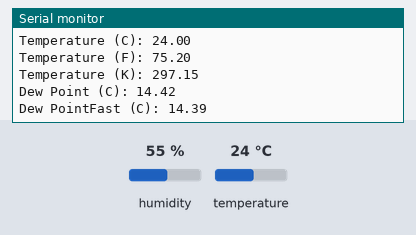
The sketch below on a simulated Arduino Uno, built with avr-gcc and run on an emulated ATmega328P. On the bench: the last lines printed to the serial monitor. The test bench sets the inputs (shaded band); at power-on: humidity 55 %, temperature 24 °C.

Above: at 2.9 s.
3.0 s: humidity set to 22 %
At 4.8 s:
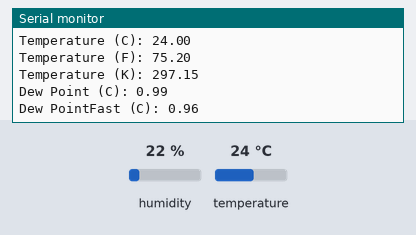
5.8 s: temperature set to 12 °C
At 7.1 s:
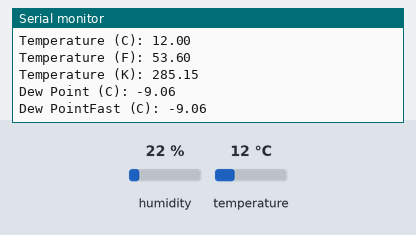
8.6 s: humidity set to 40 %
At 11.8 s:
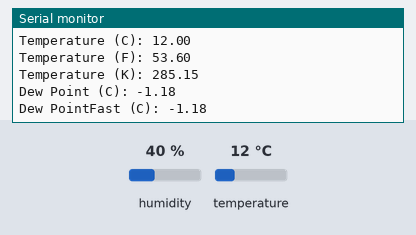
Timing chart, 0 to 13.3 s (numbered marks = the images above; inputs shaded):
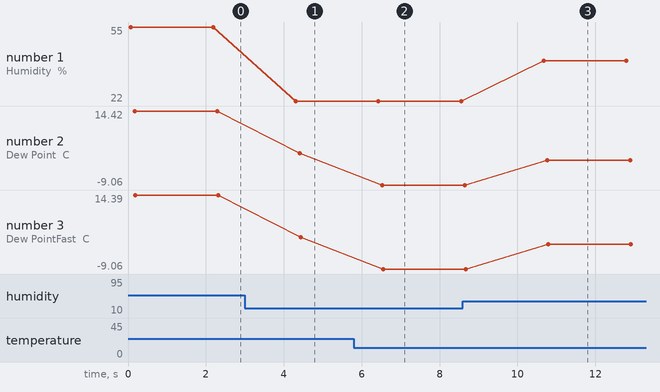

Measured:
- after the input at 3.0 s, the serial monitor: prints a new line after 1.3 s (image 1)
- after the input at 5.8 s, the serial monitor: prints a new line after 0.65 s (image 2)
- after the input at 8.6 s, the serial monitor: prints a new line after 2.1 s (image 3)
- plotted number 1: 55 → 22 after the input at 3.0 s, 22 → 40 after the input at 8.6 s
- plotted number 2: 14.42 → 0.99 after the input at 3.0 s, 0.99 → -9.06 after the input at 5.8 s, -9.06 → -1.18 after the input at 8.6 s
- plotted number 3: 14.39 → 0.96 after the input at 3.0 s, 0.96 → -9.06 after the input at 5.8 s, -9.06 → -1.18 after the input at 8.6 s

The sketch:

4_3_8_Read_XHT11.ino
```cpp
/*
 * 文件名 : Read_XHT11
 * 功能   : 读取XHT11温湿度的湿度和温度
 * 编译IDE：ARDUINO 2.3.6
 * 作者   : https://www.keyesrobot.cn/
*/

#include <dht11.h>
#define DHT11PIN 17  //设置连接到DHT11数据引脚上的IO17

dht11 DHT11;  // DHT 11

void setup(){
  Serial.begin(9600); //设置串口波特率
  Serial.println("DHT11 TEST PROGRAM ");
  Serial.print("LIBRARY VERSION: ");
  Serial.println(DHT11LIB_VERSION);
  Serial.println();
}

void loop(){
  Serial.println("\n");
  int chk = DHT11.read(DHT11PIN);
  Serial.print("Read sensor: ");
  switch (chk){
    case DHTLIB_OK: Serial.println("OK"); break;
    case DHTLIB_ERROR_CHECKSUM: Serial.println("Checksum error"); break;
    case DHTLIB_ERROR_TIMEOUT: Serial.println("Time out error"); break;
    default: Serial.println("Unknown error"); break;
  }

  Serial.print("Humidity (%): ");
  Serial.println((float)DHT11.humidity, 2);

  Serial.print("Temperature (C): ");
  Serial.println((float)DHT11.temperature, 2);

  Serial.print("Temperature (F): ");
  Serial.println(Fahrenheit(DHT11.temperature), 2);

  Serial.print("Temperature (K): ");
  Serial.println(Kelvin(DHT11.temperature), 2);

  Serial.print("Dew Point (C): ");
  Serial.println(dewPoint(DHT11.temperature, DHT11.humidity));

  Serial.print("Dew PointFast (C): ");
  Serial.println(dewPointFast(DHT11.temperature, DHT11.humidity));

  delay(2000);
}

double Fahrenheit(double celsius) {
      return 1.8 * celsius + 32;
}    //摄氏温度度转化为华氏温度

double Kelvin(double celsius){
      return celsius + 273.15;
}     //摄氏温度转化为开氏温度

// 露点（点在此温度时，空气饱和并产生露珠）
// 参考: http://wahiduddin.net/calc/density_algorithms.htm
double dewPoint(double celsius, double humidity){
      double A0= 373.15/(273.15 + celsius);
      double SUM = -7.90298 * (A0-1);
      SUM += 5.02808 * log10(A0);
      SUM += -1.3816e-7 * (pow(10, (11.344*(1-1/A0)))-1) ;
      SUM += 8.1328e-3 * (pow(10,(-3.49149*(A0-1)))-1) ;
      SUM += log10(1013.246);
      double VP = pow(10, SUM-3) * humidity;
      double T = log(VP/0.61078);   // temp var
      return (241.88 * T) / (17.558-T);
}

// 快速计算露点，速度是5倍dewPoint()
// 参考: http://en.wikipedia.org/wiki/Dew_point
double dewPointFast(double celsius, double humidity){
      double a = 17.271;
      double b = 237.7;
      double temp = (a * celsius) / (b + celsius) + log(humidity/100);
      double Td = (b * temp) / (a - temp);
      return Td;
}
```
